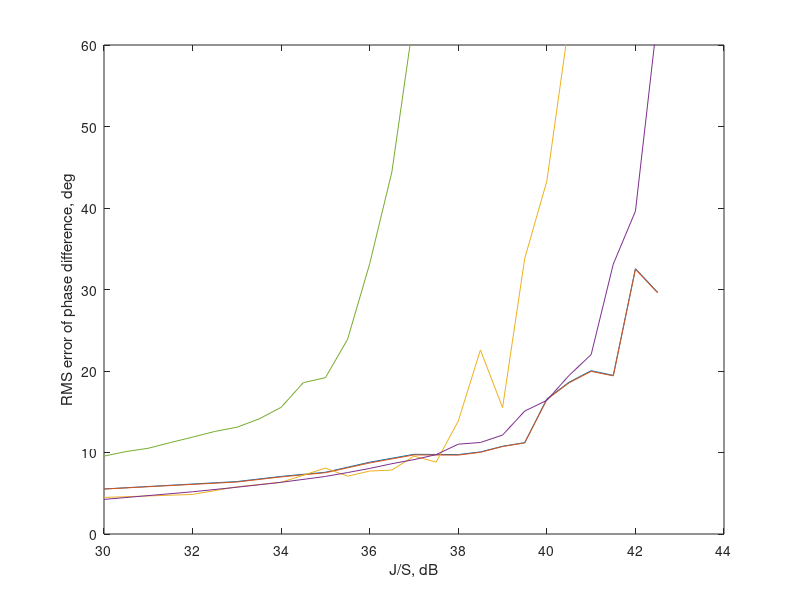

MATLAB code to generate this figure:
% StatFile_JS.JS = 1:0.5:50;
% StatFile_JS.len_JS = length(StatFile_JS.JS);
% 
% StatFile_JS.NArgMax = zeros(1, StatFile_JS.len_JS);
% StatFile_JS.NMean = zeros(1, StatFile_JS.len_JS);
% StatFile_JS.NKalm = zeros(1, StatFile_JS.len_JS);
% 
% StatFile_JS.ArgMax= zeros(1, StatFile_JS.len_JS);
% StatFile_JS.Mean = zeros(1, StatFile_JS.len_JS);
% StatFile_JS.Kalm = zeros(1, StatFile_JS.len_JS);
% 
% StatFile_JS.backup = 0;
% save('Stat_JS.mat', 'StatFile_JS');

load('Stat_JS.mat', 'StatFile_JS');

clear SFS;
j1 = 0; j2 = 0; j3 = 0; j4 = 0; j5 = 0; j6 = 0; j7 = 0; j8 = 0; j9 = 0; j10 = 0;
for i = 1:StatFile_JS.len_JS

    if StatFile_JS.NArgMax(i) > 0
        j1 = j1+ 1;
        SFS.JS_ArgMax(j1) = StatFile_JS.JS(i);
        SFS.EArgMax(j1) = StatFile_JS.ArgMax(i) / StatFile_JS.NArgMax(i);
    end
    
    if StatFile_JS.NMean(i) > 0
        j2 = j2 + 1;
        SFS.JS_Mean(j2) = StatFile_JS.JS(i);
        SFS.EMean(j2) = StatFile_JS.Mean(i) / StatFile_JS.NMean(i);
    end
    
    if StatFile_JS.NKalm(i) > 0
        j3 = j3 + 1;
        SFS.JS_Kalm(j3) = StatFile_JS.JS(i);
        SFS.EKalm(j3) = StatFile_JS.Kalm(i) / StatFile_JS.NKalm(i);
    end    
    
    if StatFile_JS.NKalm2(i) > 0
        j4 = j4 + 1;
        SFS.JS_Kalm2(j4) = StatFile_JS.JS(i);
        SFS.EKalm2(j4) = StatFile_JS.Kalm2(i) / StatFile_JS.NKalm2(i);
    end      
    
    if StatFile_JS.KalmBand2(i) > 0
        j5 = j5 + 1;
        SFS.JS_KalmBand2(j5) = StatFile_JS.JS(i);
        SFS.KalmBand2(j5) = StatFile_JS.KalmBand2(i);
    end         
    
    if StatFile_JS.KalmBand(i) > 0
        j6 = j6 + 1;
        SFS.JS_KalmBand(j6) = StatFile_JS.JS(i);
        SFS.KalmBand(j6) = StatFile_JS.KalmBand(i);
    end        
    
    if StatFile_JS.NKalm2_w0(i) > 0
        j7 = j7 + 1;
        SFS.JS_Kalm2_w0(j7) = StatFile_JS.JS(i);
        SFS.EKalm2_w0(j7) = StatFile_JS.Kalm2_w0(i) / StatFile_JS.NKalm2_w0(i);
    end       
    
    if StatFile_JS.NBigKalm2_w0(i) > 0
        j8 = j8 + 1;
        SFS.JS_BigKalm2_w0(j8) = StatFile_JS.JS(i);
        SFS.EBigKalm2_w0(j8) = StatFile_JS.BigKalm2_w0(i) / StatFile_JS.NBigKalm2_w0(i);
    end       

    if StatFile_JS.NK2PLL(i) > 0
        j9 = j9 + 1;
        SFS.JS_K2PLL(j9) = StatFile_JS.JS(i);
        SFS.EK2PLL(j9) = StatFile_JS.K2PLL(i) / StatFile_JS.NK2PLL(i);
    end    

end

% M = 2;
% q = StatFile_JS.JS * 0.02;
% Smeas = 1 / (M - 1) ./ q .* (1 + (M-2)/2 + 1 / 2 ./ q) * 0.02;
% Sksi = 30*0.02 / 0.02;
% SKOh = sqrt(sqrt(4*Sksi*Smeas.^3 * 0.02 * 0.02));

% figure(8)
% [AX, H1, H2] = plotyy(SFS.JS_Kalm, SFS.EKalm, SFS.JS_KalmBand, SFS.KalmBand);
% set(get(AX(1),'Ylabel'),'String','RMS error of phase difference, cycles') 
% set(get(AX(2),'Ylabel'),'String','Band, Hz') 
% xlabel('q_{c/n0}, dBHz')
% 
% figure(7)
% hold on
% plot(SFS.JS_Kalm2, SFS.EKalm2);
% hold off
% ylabel('RMS error of phase difference, cycles') 
% xlabel('J/S, dB')
% 

% figure(10)
% plot(SFS.JS_ArgMax, SFS.EArgMax, SFS.JS_Mean, SFS.EMean, SFS.JS_Kalm, SFS.EKalm, SFS.JS_Kalm2, SFS.EKalm2)
% ylabel('RMS error of phase difference, cycles') 
% xlabel('J/S, dB')

figure(10)
plot(SFS.JS_ArgMax, SFS.EArgMax*360, SFS.JS_Mean, SFS.EMean*360, SFS.JS_BigKalm2_w0, SFS.EBigKalm2_w0*360, SFS.JS_Kalm2_w0, SFS.EKalm2_w0*360, SFS.JS_K2PLL, SFS.EK2PLL*360)
% plot(SFS.JS_BigKalm2_w0, SFS.EBigKalm2_w0*360, SFS.JS_Kalm2_w0, SFS.EKalm2_w0*360, SFS.JS_K2PLL, SFS.EK2PLL*360)
ylabel('RMS error of phase difference, deg') 
xlabel('J/S, dB')
% xlim([14 50])
ylim([0 60])